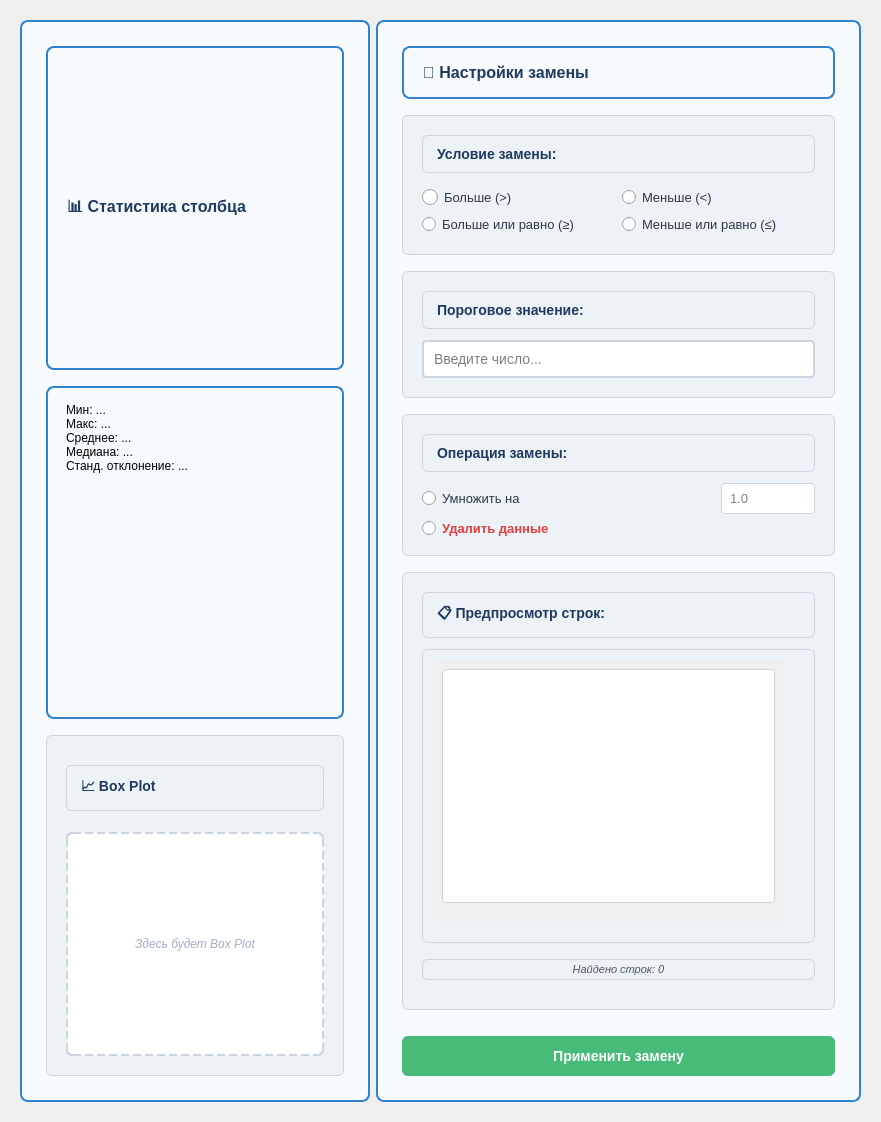
                    <widget class="QWidget" name="scrollAreaWidgetContents_7">
                     <property name="geometry">
                      <rect>
                       <x>0</x>
                       <y>0</y>
                       <width>881</width>
                       <height>1122</height>
                      </rect>
                     </property>
                     <layout class="QVBoxLayout" name="verticalLayout_20">
                      <item>
                       <widget class="QFrame" name="replace_numeric_content_frame">
                        <property name="minimumSize">
                         <size>
                          <width>0</width>
                          <height>1100</height>
                         </size>
                        </property>
                        <property name="styleSheet">
                         <string notr="true">QFrame {
    background-color: transparent;
    border: none;
}</string>
                        </property>
                        <layout class="QHBoxLayout" name="horizontalLayout_replace_numeric_content">
                         <item>
                          <widget class="QFrame" name="replace_numeric_left_frame">
                           <property name="minimumSize">
                            <size>
                             <width>350</width>
                             <height>800</height>
                            </size>
                           </property>
                           <property name="styleSheet">
                            <string notr="true">QFrame {
    background-color: #f7fafc;
    border: 2px solid #3182ce;
    border-radius: 8px;
    padding: 15px;
}</string>
                           </property>
                           <layout class="QVBoxLayout" name="verticalLayout_replace_numeric_left">
                            <item>
                             <widget class="QLabel" name="replace_numeric_stats_label">
                              <property name="styleSheet">
                               <string notr="true">color: #1e3a5f;
font-size: 16px;
font-weight: bold;
text-align: center;
margin-bottom: 10px;</string>
                              </property>
                              <property name="text">
                               <string>📊 Статистика столбца</string>
                              </property>
                             </widget>
                            </item>
                            <item>
                             <widget class="QLabel" name="replace_numeric_stats_text">
                              <property name="styleSheet">
                               <string notr="true">color: #2d3748;
font-size: 13px;
padding: 10px;
background-color: #edf2f7;
border-radius: 6px;
border-left: 4px solid #3182ce;
font-family: &quot;Consolas&quot;, monospace;
word-wrap: break-word;
}</string>
                              </property>
                              <property name="text">
                               <string>Мин: ...
Макс: ...
Среднее: ...
Медиана: ...
Станд. отклонение: ...</string>
                              </property>
                              <property name="alignment">
                               <set>Qt::AlignLeading</set>
                              </property>
                             </widget>
                            </item>
                            <item>
                             <widget class="QFrame" name="replace_numeric_boxplot_frame">
                              <property name="styleSheet">
                               <string notr="true">QFrame {
    background-color: #edf2f7;
    border: 1px solid #cbd5e0;
    border-radius: 6px;
    padding: 10px;
    margin-top: 10px;
}</string>
                              </property>
                              <layout class="QVBoxLayout" name="verticalLayout_replace_boxplot">
                               <item>
                                <widget class="QLabel" name="replace_numeric_boxplot_label">
                                 <property name="styleSheet">
                                  <string notr="true">color: #1e3a5f;
font-size: 14px;
font-weight: bold;
text-align: center;
margin-bottom: 5px;</string>
                                 </property>
                                 <property name="text">
                                  <string>📈 Box Plot</string>
                                 </property>
                                </widget>
                               </item>
                               <item>
                                <widget class="QLabel" name="replace_numeric_boxplot_placeholder">
                                 <property name="styleSheet">
                                  <string notr="true">QLabel {
    background-color: white;
    border: 2px dashed #cbd5e0;
    border-radius: 6px;
    min-height: 200px;
    color: #a0aec0;
    font-style: italic;
}</string>
                                 </property>
                                 <property name="text">
                                  <string>Здесь будет Box Plot</string>
                                 </property>
                                 <property name="alignment">
                                  <set>Qt::AlignCenter</set>
                                 </property>
                                </widget>
                               </item>
                              </layout>
                             </widget>
                            </item>
                           </layout>
                          </widget>
                         </item>
                         <item>
                          <widget class="QFrame" name="replace_numeric_right_frame">
                           <property name="minimumSize">
                            <size>
                             <width>450</width>
                             <height>1000</height>
                            </size>
                           </property>
                           <property name="styleSheet">
                            <string notr="true">QFrame {
    background-color: #f7fafc;
    border: 2px solid #3182ce;
    border-radius: 8px;
    padding: 15px;
}</string>
                           </property>
                           <layout class="QVBoxLayout" name="verticalLayout_replace_numeric_right">
                            <item>
                             <widget class="QLabel" name="replace_numeric_settings_label">
                              <property name="styleSheet">
                               <string notr="true">color: #1e3a5f;
font-size: 16px;
font-weight: bold;
text-align: center;
margin-bottom: 10px;</string>
                              </property>
                              <property name="text">
                               <string>🔄 Настройки замены</string>
                              </property>
                             </widget>
                            </item>
                            <item>
                             <widget class="QFrame" name="replace_numeric_condition_frame">
                              <property name="styleSheet">
                               <string notr="true">QFrame {
    background-color: #edf2f7;
    border: 1px solid #cbd5e0;
    border-radius: 6px;
    padding: 10px;
    margin-bottom: 10px;
}</string>
                              </property>
                              <layout class="QVBoxLayout" name="verticalLayout_replace_numeric_condition">
                               <item>
                                <widget class="QLabel" name="replace_numeric_condition_label">
                                 <property name="styleSheet">
                                  <string notr="true">color: #1e3a5f;
font-size: 14px;
font-weight: bold;
margin-bottom: 8px;</string>
                                 </property>
                                 <property name="text">
                                  <string>Условие замены:</string>
                                 </property>
                                </widget>
                               </item>
                               <item>
                                <layout class="QGridLayout" name="gridLayout_replace_numeric_condition">
                                 <item row="0" column="0">
                                  <widget class="QRadioButton" name="replace_numeric_radio_greater">
                                   <property name="styleSheet">
                                    <string notr="true">QRadioButton {
    font-size: 13px;
    color: #2d3748;
}
QRadioButton::indicator {
    width: 16px;
    height: 16px;
}
QRadioButton::indicator:checked {
    background-color: #3182ce;
    border: 2px solid #3182ce;
}</string>
                                   </property>
                                   <property name="text">
                                    <string>Больше (&gt;)</string>
                                   </property>
                                  </widget>
                                 </item>
                                 <item row="0" column="1">
                                  <widget class="QRadioButton" name="replace_numeric_radio_less">
                                   <property name="styleSheet">
                                    <string notr="true">QRadioButton {
    font-size: 13px;
    color: #2d3748;
}</string>
                                   </property>
                                   <property name="text">
                                    <string>Меньше (&lt;)</string>
                                   </property>
                                  </widget>
                                 </item>
                                 <item row="1" column="0">
                                  <widget class="QRadioButton" name="replace_numeric_radio_greater_equal">
                                   <property name="styleSheet">
                                    <string notr="true">QRadioButton {
    font-size: 13px;
    color: #2d3748;
}</string>
                                   </property>
                                   <property name="text">
                                    <string>Больше или равно (≥)</string>
                                   </property>
                                  </widget>
                                 </item>
                                 <item row="1" column="1">
                                  <widget class="QRadioButton" name="replace_numeric_radio_less_equal">
                                   <property name="styleSheet">
                                    <string notr="true">QRadioButton {
    font-size: 13px;
    color: #2d3748;
}</string>
                                   </property>
                                   <property name="text">
                                    <string>Меньше или равно (≤)</string>
                                   </property>
                                  </widget>
                                 </item>
                                </layout>
                               </item>
                              </layout>
                             </widget>
                            </item>
                            <item>
                             <widget class="QFrame" name="replace_numeric_threshold_frame">
                              <property name="styleSheet">
                               <string notr="true">QFrame {
    background-color: #edf2f7;
    border: 1px solid #cbd5e0;
    border-radius: 6px;
    padding: 10px;
    margin-bottom: 10px;
}</string>
                              </property>
                              <layout class="QVBoxLayout" name="verticalLayout_replace_numeric_threshold">
                               <item>
                                <widget class="QLabel" name="replace_numeric_threshold_label">
                                 <property name="styleSheet">
                                  <string notr="true">color: #1e3a5f;
font-size: 14px;
font-weight: bold;
margin-bottom: 5px;</string>
                                 </property>
                                 <property name="text">
                                  <string>Пороговое значение:</string>
                                 </property>
                                </widget>
                               </item>
                               <item>
                                <widget class="QLineEdit" name="replace_numeric_threshold_edit">
                                 <property name="styleSheet">
                                  <string notr="true">QLineEdit {
    background-color: white;
    border: 2px solid #cbd5e0;
    border-radius: 4px;
    padding: 8px;
    font-size: 14px;
}
QLineEdit:focus {
    border-color: #3182ce;
}</string>
                                 </property>
                                 <property name="placeholderText">
                                  <string>Введите число...</string>
                                 </property>
                                </widget>
                               </item>
                              </layout>
                             </widget>
                            </item>
                            <item>
                             <widget class="QFrame" name="replace_numeric_operation_frame">
                              <property name="styleSheet">
                               <string notr="true">QFrame {
    background-color: #edf2f7;
    border: 1px solid #cbd5e0;
    border-radius: 6px;
    padding: 10px;
    margin-bottom: 10px;
}</string>
                              </property>
                              <layout class="QVBoxLayout" name="verticalLayout_replace_numeric_operation">
                               <item>
                                <widget class="QLabel" name="replace_numeric_operation_label">
                                 <property name="styleSheet">
                                  <string notr="true">color: #1e3a5f;
font-size: 14px;
font-weight: bold;
margin-bottom: 5px;</string>
                                 </property>
                                 <property name="text">
                                  <string>Операция замены:</string>
                                 </property>
                                </widget>
                               </item>
                               <item>
                                <layout class="QHBoxLayout" name="horizontalLayout_replace_numeric_operation">
                                 <item>
                                  <widget class="QRadioButton" name="replace_numeric_radio_multiply">
                                   <property name="styleSheet">
                                    <string notr="true">QRadioButton {
    font-size: 13px;
    color: #2d3748;
}</string>
                                   </property>
                                   <property name="text">
                                    <string>Умножить на</string>
                                   </property>
                                  </widget>
                                 </item>
                                 <item>
                                  <widget class="QLineEdit" name="replace_numeric_multiply_edit">
                                   <property name="styleSheet">
                                    <string notr="true">QLineEdit {
    background-color: white;
    border: 1px solid #cbd5e0;
    border-radius: 4px;
    padding: 6px;
    font-size: 13px;
    max-width: 80px;
}
QLineEdit:focus {
    border-color: #3182ce;
}</string>
                                   </property>
                                   <property name="placeholderText">
                                    <string>1.0</string>
                                   </property>
                                  </widget>
                                 </item>
                                </layout>
                               </item>
                               <item>
                                <widget class="QRadioButton" name="replace_numeric_radio_delete">
                                 <property name="styleSheet">
                                  <string notr="true">QRadioButton {
    font-size: 13px;
    color: #e53e3e;
    font-weight: bold;
}
QRadioButton::indicator:checked {
    background-color: #e53e3e;
    border: 2px solid #e53e3e;
}</string>
                                 </property>
                                 <property name="text">
                                  <string>Удалить данные</string>
                                 </property>
                                </widget>
                               </item>
                              </layout>
                             </widget>
                            </item>
                            <item>
                             <widget class="QFrame" name="replace_numeric_preview_frame">
                              <property name="styleSheet">
                               <string notr="true">QFrame {
    background-color: #edf2f7;
    border: 1px solid #cbd5e0;
    border-radius: 6px;
    padding: 10px;
    margin-bottom: 10px;
}</string>
                              </property>
                              <layout class="QVBoxLayout" name="verticalLayout_replace_numeric_preview">
                               <item>
                                <widget class="QLabel" name="replace_numeric_preview_label">
                                 <property name="styleSheet">
                                  <string notr="true">color: #1e3a5f;
font-size: 14px;
font-weight: bold;
margin-bottom: 5px;</string>
                                 </property>
                                 <property name="text">
                                  <string>📋 Предпросмотр строк:</string>
                                 </property>
                                </widget>
                               </item>
                               <item>
                                <widget class="QScrollArea" name="replace_numeric_preview_scroll">
                                 <property name="widgetResizable">
                                  <bool>true</bool>
                                 </property>
                                 <widget class="QWidget" name="scrollAreaWidgetContents_8">
                                  <property name="geometry">
                                   <rect>
                                    <x>0</x>
                                    <y>0</y>
                                    <width>308</width>
                                    <height>199</height>
                                   </rect>
                                  </property>
                                  <layout class="QVBoxLayout" name="verticalLayout_21">
                                   <item>
                                    <widget class="QTableWidget" name="replace_numeric_preview_table">
                                     <property name="styleSheet">
                                      <string notr="true">QTableWidget {
    background-color: white;
    border: 1px solid #cbd5e0;
    border-radius: 4px;
    font-size: 11px;
}
QTableWidget::item {
    padding: 4px;
    border-bottom: 1px solid #e2e8f0;
}
QTableWidget::item:selected {
    background-color: #3182ce;
    color: white;
}
QHeaderView::section {
    background-color: #3182ce;
    color: white;
    padding: 6px;
    border: none;
    font-weight: bold;
    font-size: 10px;
}</string>
                                     </property>
                                     <property name="alternatingRowColors">
                                      <bool>true</bool>
                                     </property>
                                     <property name="selectionMode">
                                      <enum>QAbstractItemView::SingleSelection</enum>
                                     </property>
                                     <property name="selectionBehavior">
                                      <enum>QAbstractItemView::SelectRows</enum>
                                     </property>
                                    </widget>
                                   </item>
                                  </layout>
                                 </widget>
                                </widget>
                               </item>
                               <item>
                                <widget class="QLabel" name="replace_numeric_preview_info_label">
                                 <property name="styleSheet">
                                  <string notr="true">color: #4a5568;
font-size: 11px;
padding: 3px;
text-align: center;
font-style: italic;</string>
                                 </property>
                                 <property name="text">
                                  <string>Найдено строк: 0</string>
                                 </property>
                                 <property name="alignment">
                                  <set>Qt::AlignCenter</set>
                                 </property>
                                </widget>
                               </item>
                              </layout>
                             </widget>
                            </item>
                            <item>
                             <widget class="QPushButton" name="replace_numeric_apply_button">
                              <property name="styleSheet">
                               <string notr="true">QPushButton {
    background-color: #48bb78;
    color: white;
    border: none;
    padding: 12px 20px;
    border-radius: 6px;
    font-weight: bold;
    font-size: 14px;
    margin-top: 10px;
}
QPushButton:hover {
    background-color: #3c9e65;
}
QPushButton:pressed {
    background-color: #286a43;
}
QPushButton:disabled {
    background-color: #a0aec0;
    color: #e2e8f0;
}</string>
                              </property>
                              <property name="text">
                               <string>Применить замену</string>
                              </property>
                             </widget>
                            </item>
                           </layout>
                          </widget>
                         </item>
                        </layout>
                       </widget>
                      </item>
                     </layout>
                    </widget>
